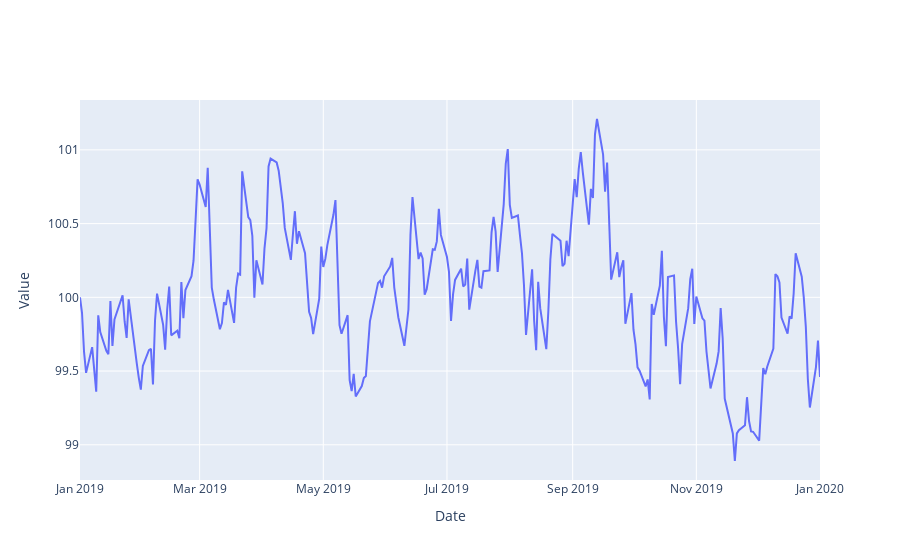

Notebook cell for this chart:
### Code cell
u.plot_plotly(test)

### Figure 1 — Plotly figure (JSON) as saved in the notebook; plotly's stock layout.template omitted (floating-point values rounded to 4 significant figures; data arrays with more than 128 entries replaced by an {"elided": "..."} marker saying what was removed)
{"data": [{"mode": "lines", "type": "scatter", "x": {"elided": "262 str values"}, "y": {"elided": "262 float values"}}], "layout": {"title": {}, "xaxis": {"title": {"text": "Date"}}, "yaxis": {"title": {"text": "Value"}}}}
